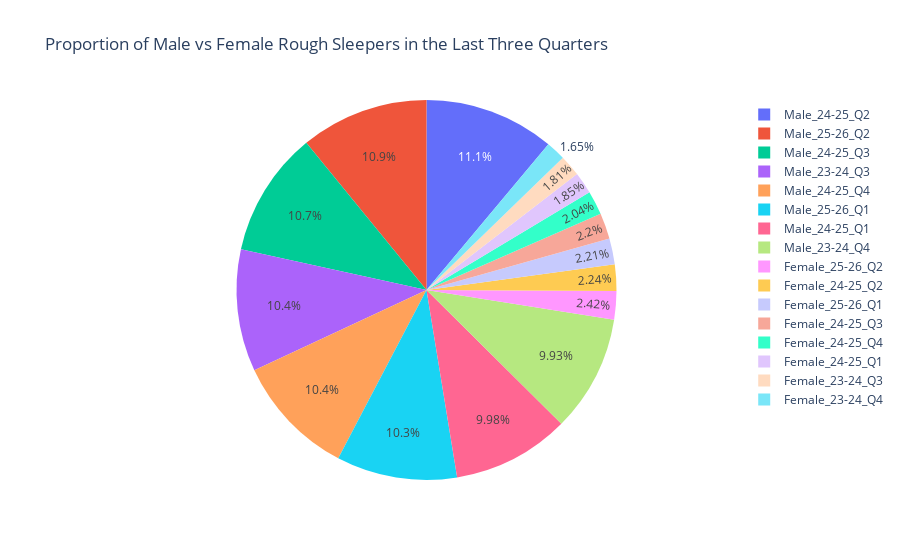

Notebook code cell kept with this figure:
### Markdown cell above
#### Interactive Pie Chart For Gender: Male vs Female Proportion Comparisons

### Code cell
# Show the proportion of Male vs Female rough sleepers in one quarter
import plotly.express as px
fig = px.pie(gen_rs_new.melt(id_vars=['Area'], var_name='var', value_name='Count').query("var.str.contains('Male|Female')"),
             names='var',
                values='Count',
                title='Proportion of Male vs Female Rough Sleepers in the Last Three Quarters')
fig.show()

### Figure 1 — Plotly figure (JSON) as saved in the notebook; plotly's stock layout.template omitted (floating-point values rounded to 4 significant figures; data arrays with more than 128 entries replaced by an {"elided": "..."} marker saying what was removed)
{"data": [{"domain": {"x": [0, 1], "y": [0, 1]}, "hovertemplate": "var=%{label}<br>Count=%{value}<extra></extra>", "labels": {"elided": "528 str values"}, "legendgroup": "", "name": "", "showlegend": true, "type": "pie", "values": {"elided": "528 int values"}}], "layout": {"legend": {"tracegroupgap": 0}, "title": {"text": "Proportion of Male vs Female Rough Sleepers in the Last Three Quarters"}}}
